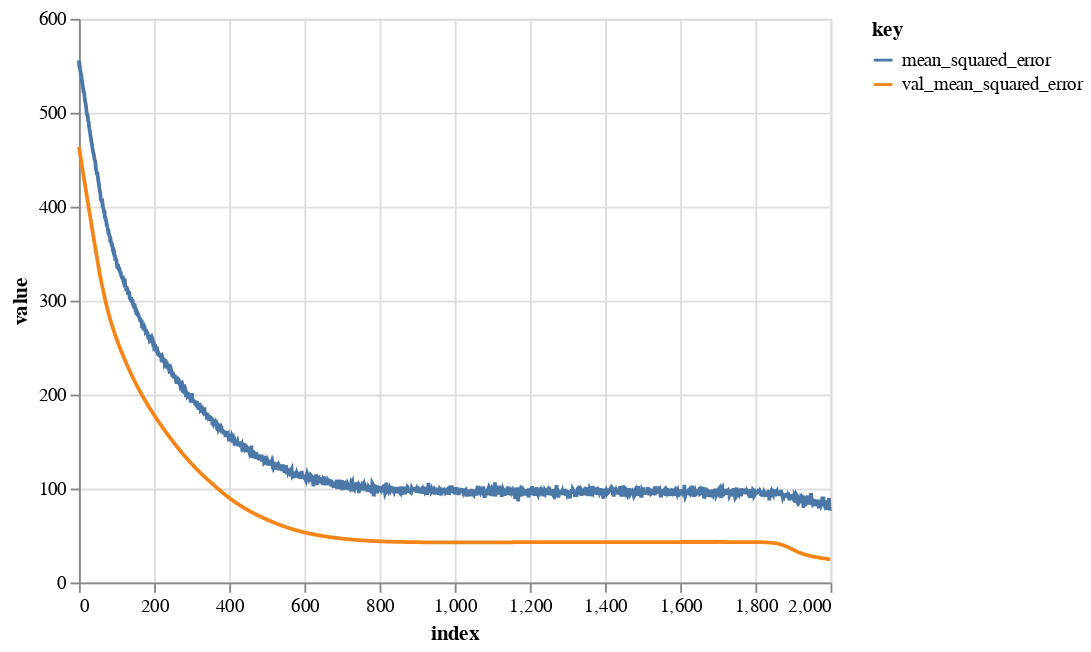

Write notebook code for a chart like this one.
### Code cell
chart = alt.Chart(historyframe).mark_line().transform_fold(
    ['mean_squared_error', 'val_mean_squared_error']
).encode(
    x='index:Q',
    y='value:Q',
    color='key:N'
)

chart

### Figure 1 — Vega-Lite specification as saved in the notebook (floating-point values rounded to 4 significant figures; data arrays with more than 128 entries replaced by an {"elided": "..."} marker saying what was removed)
{"config": {"view": {"continuousWidth": 400, "continuousHeight": 300}}, "data": {"name": "data-8eb732d318f7f136e9e32d251d4afa7c"}, "mark": "line", "encoding": {"color": {"type": "nominal", "field": "key"}, "x": {"type": "quantitative", "field": "index"}, "y": {"type": "quantitative", "field": "value"}}, "transform": [{"fold": ["mean_squared_error", "val_mean_squared_error"]}], "$schema": "https://vega.github.io/schema/vega-lite/v4.0.2.json", "datasets": {"data-8eb732d318f7f136e9e32d251d4afa7c": {"elided": "2000 records"}}}
